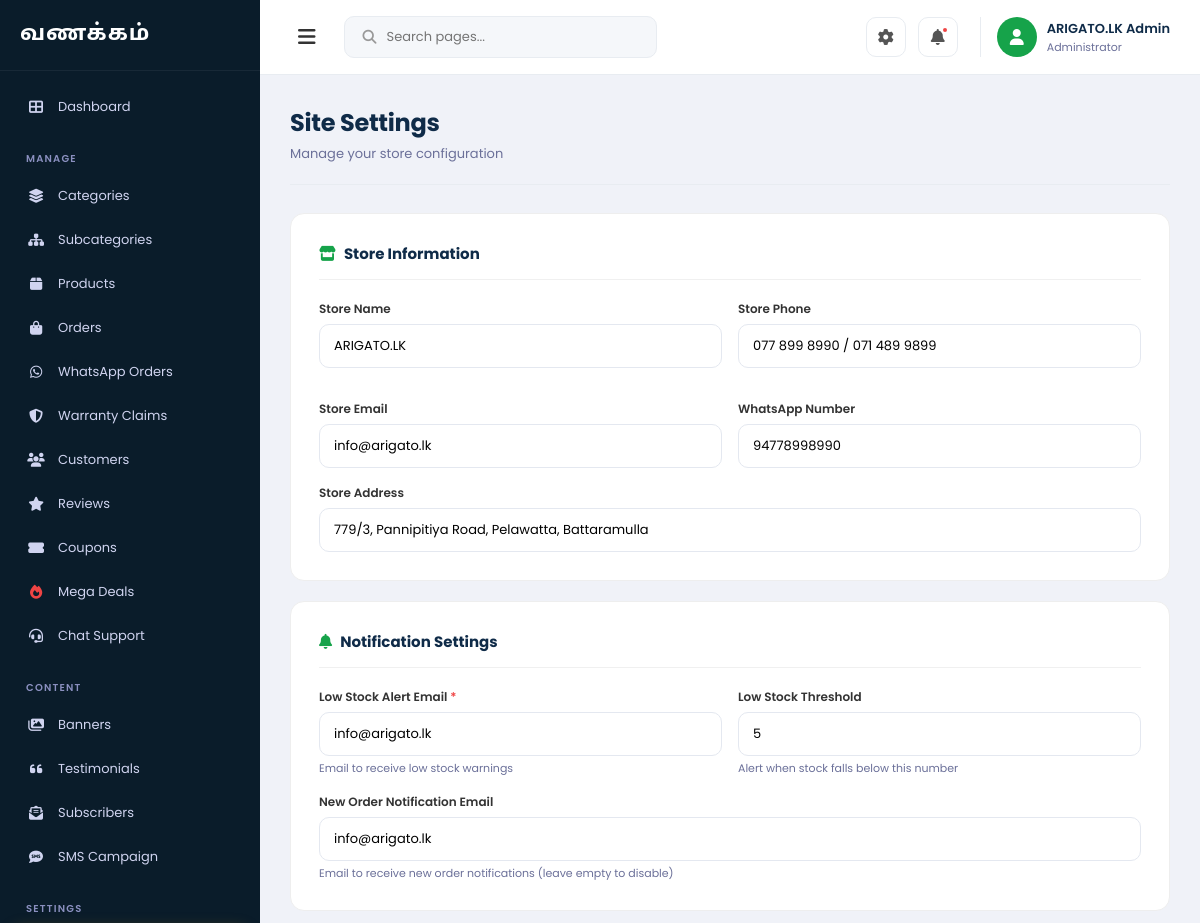
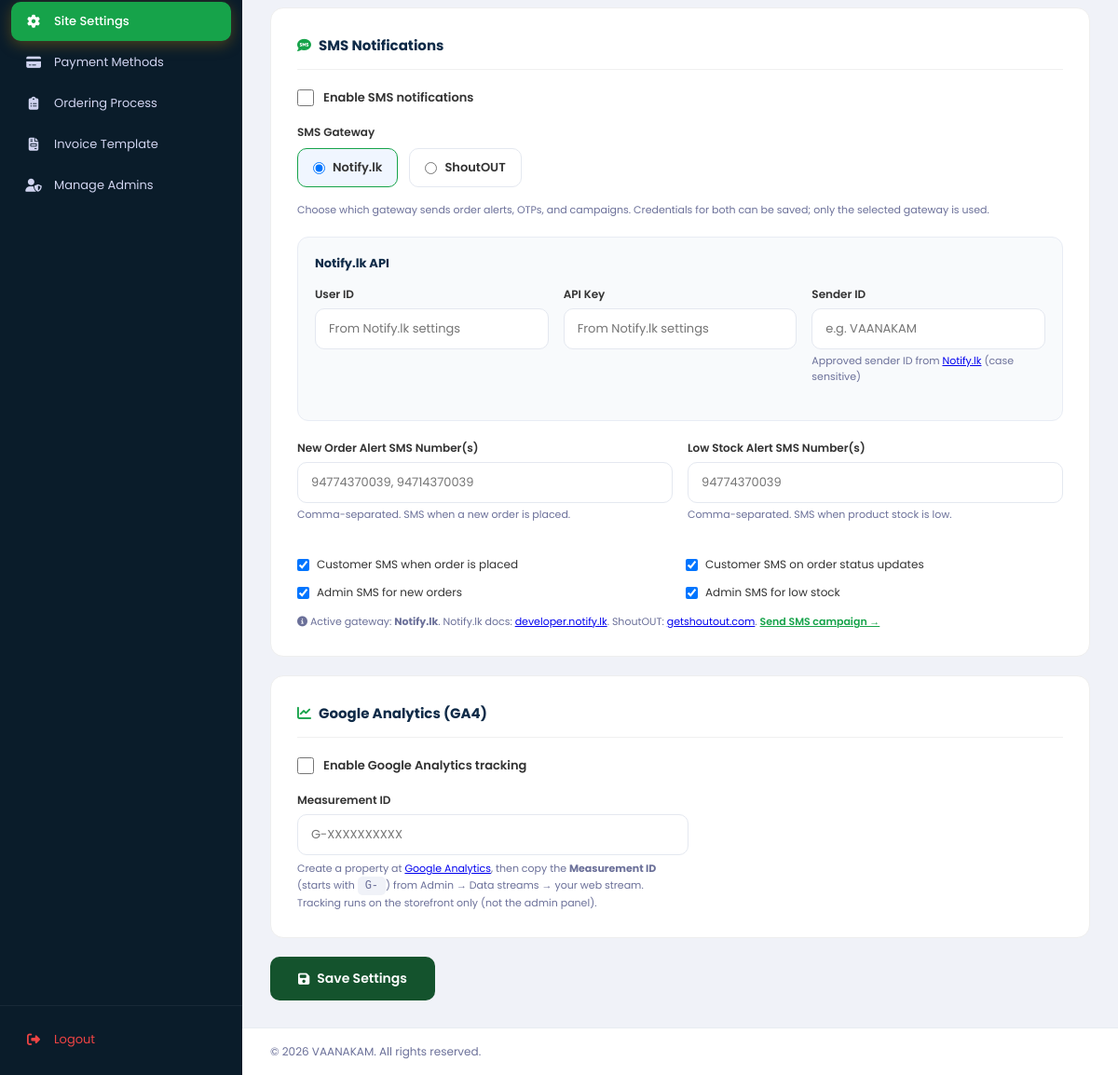
The page /admin/site-settings.php (signed in) on the database its author committed (2 pictures, top to bottom).
### tables this page shows
CREATE TABLE IF NOT EXISTS `site_settings` (
    `id` INT AUTO_INCREMENT PRIMARY KEY,
    `setting_key` VARCHAR(100) NOT NULL UNIQUE,
    `value` TEXT NULL,
    `updated_at` DATETIME DEFAULT CURRENT_TIMESTAMP ON UPDATE CURRENT_TIMESTAMP,
    INDEX `idx_settings_key` (`setting_key`)
);

### admin/site-settings.php (the view, shortened to what the rows shown need)
<?php
require_once __DIR__ . '/../dal/SiteSettingsDAL.php';
$settingsDAL = new SiteSettingsDAL();
$settings = $settingsDAL->getAll();
$storeName = $settings['store_name'] ?? 'VAANAKAM';
$smsOrderPlaced = ($settings['sms_order_placed_enabled'] ?? '1') === '1';
$smsOrderStatus = ($settings['sms_order_status_enabled'] ?? '1') === '1';
$smsAdminNewOrder = ($settings['sms_admin_new_order_enabled'] ?? '1') === '1';
$smsAdminLowStock = ($settings['sms_admin_low_stock_enabled'] ?? '1') === '1';
?>
<!DOCTYPE html>
<html lang="en">
<head>
    <link rel="stylesheet" href="<?php echo BASE_URL; ?>assets/css/admin.css?v=<?php echo filemtime(__DIR__ . '/../assets/css/admin.css'); ?>">
    <link rel="stylesheet" href="https://cdnjs.cloudflare.com/ajax/libs/font-awesome/6.5.0/css/all.min.css">
</head>
<body>
    <div class="admin-layout">
        <main class="main-content">
            <div class="dashboard-content">
                <div class="page-header">
                    <div>
                        <h1 class="page-title">Site Settings</h1>
                    </div>
                </div>
                <form method="POST">
                    <div class="content-card" style="background:#fff; border:1px solid #eee; border-radius:14px; padding:28px; margin-bottom:20px;">
                        <div style="display:grid; grid-template-columns:1fr 1fr; gap:16px;">
                            <div class="form-group" style="margin-bottom:16px;">
                                <label style="display:block; font-size:12px; font-weight:600; color:#333; margin-bottom:6px;">Store Name</label>
                                <input type="text" name="store_name" value="<?php echo htmlspecialchars($storeName); ?>" style="width:100%; padding:11px 14px; border:1.5px solid #e4e8f0; border-radius:10px; font-family:'Poppins',sans-serif; font-size:13px; outline:none;">
                            </div>
                        </div>
                    </div>
                    <div class="content-card" style="background:#fff; border:1px solid #eee; border-radius:14px; padding:28px; margin-bottom:20px;">
                        <div style="display:grid; grid-template-columns:1fr 1fr; gap:12px;">
                            <label style="display:flex; align-items:center; gap:8px; font-size:12px; color:#333; cursor:pointer;">
                                <input type="checkbox" name="sms_order_placed_enabled" value="1" <?php echo $smsOrderPlaced ? 'checked' : ''; ?>> Customer SMS when order is placed
                            </label>
                            <label style="display:flex; align-items:center; gap:8px; font-size:12px; color:#333; cursor:pointer;">
                                <input type="checkbox" name="sms_order_status_enabled" value="1" <?php echo $smsOrderStatus ? 'checked' : ''; ?>> Customer SMS on order status updates
                            </label>
                            <label style="display:flex; align-items:center; gap:8px; font-size:12px; color:#333; cursor:pointer;">
                                <input type="checkbox" name="sms_admin_new_order_enabled" value="1" <?php echo $smsAdminNewOrder ? 'checked' : ''; ?>> Admin SMS for new orders
                            </label>
                            <label style="display:flex; align-items:center; gap:8px; font-size:12px; color:#333; cursor:pointer;">
                                <input type="checkbox" name="sms_admin_low_stock_enabled" value="1" <?php echo $smsAdminLowStock ? 'checked' : ''; ?>> Admin SMS for low stock
                            </label>
                        </div>
                    </div>
                </form>
            </div>
        </main>
    </div>
</body>
</html>

### rows shown on the page
site_settings: store_name "ARIGATO.LK", sms_order_placed_enabled "☑", sms_order_status_enabled "☑", sms_admin_new_order_enabled "☑", sms_admin_low_stock_enabled "☑"

### other values the page prints
$adminName "ARIGATO.LK Admin"
$smsProvider === 'shoutout' ? 'ShoutOUT' : 'Notify.lk' "Notify.lk"
